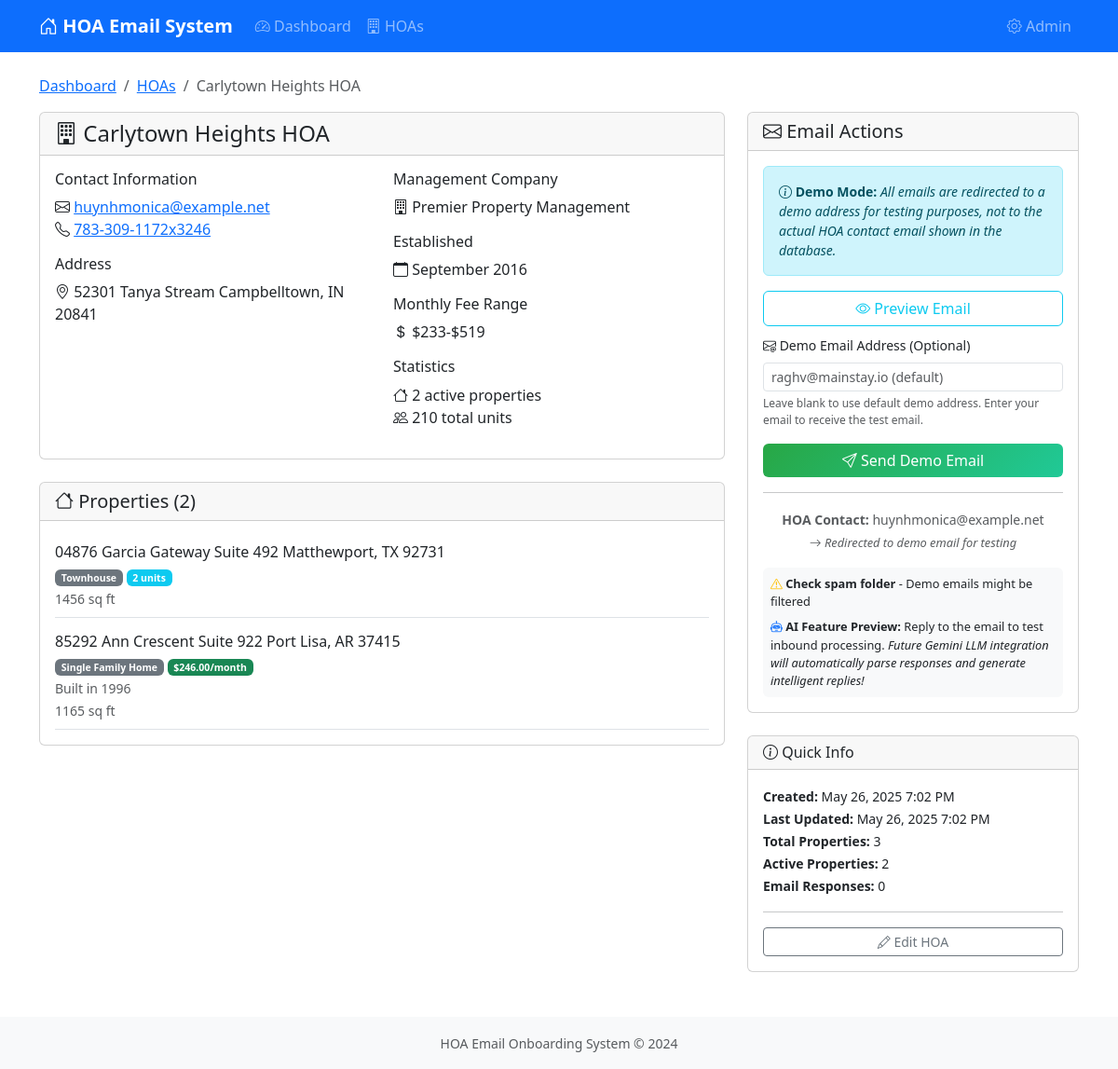
Page /hoas/11/ on the earlier database version.
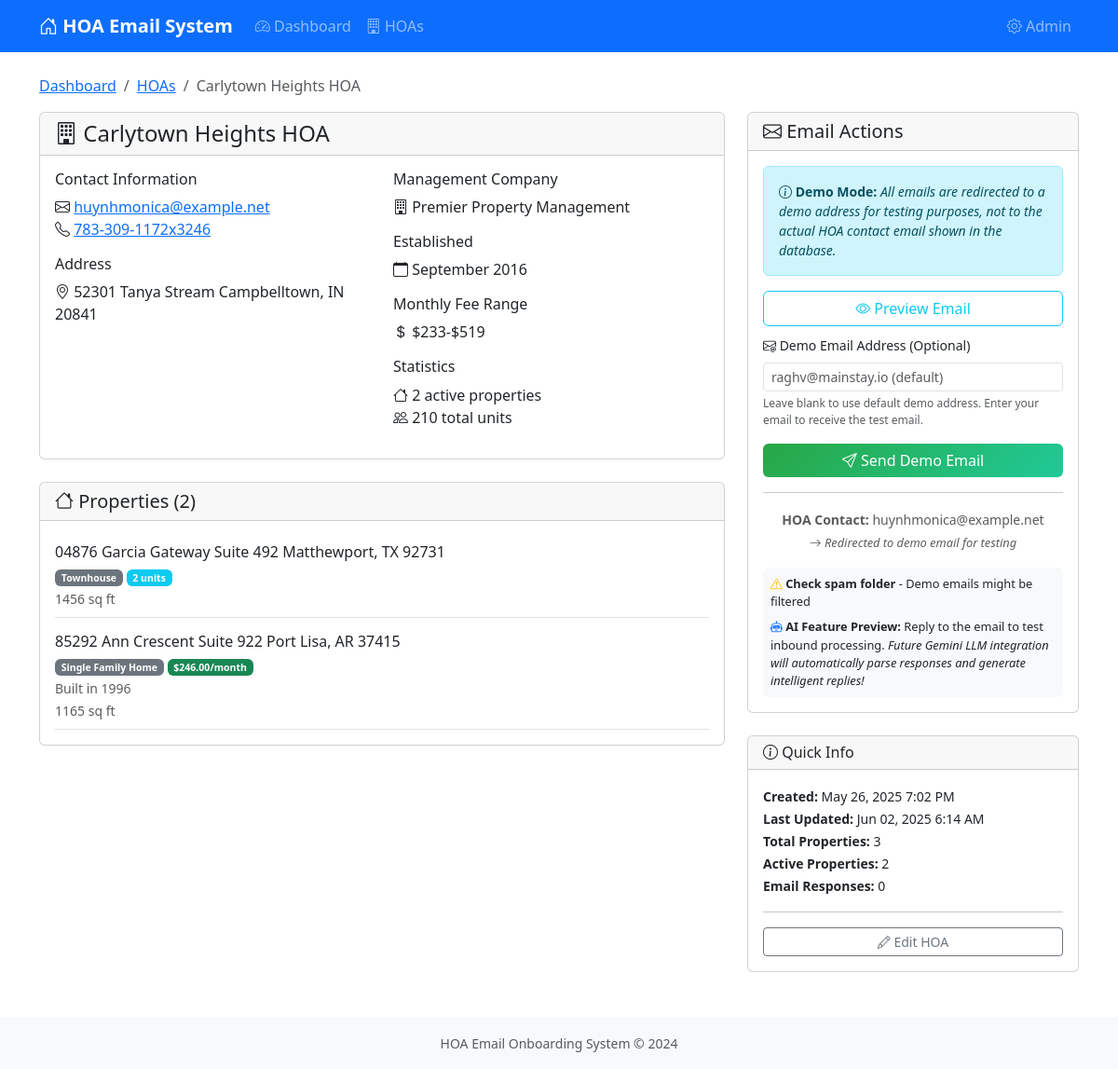
Same page on the later database version.
### hoa_management/models.py (models this page shows, shortened)
class HOA(models.Model):
    name = models.CharField(max_length=200, help_text="Name of the HOA")
    address = models.TextField(help_text="Physical address of the HOA")
    contact_email = models.EmailField(
        validators=[EmailValidator()], help_text="Primary contact email for the HOA"
    )
    phone_regex = RegexValidator(
        regex=r"^\+?1?\d{9,15}$",
        message="Phone number must be entered in the format: '+999999999'. Up to 15 digits allowed.",
    )
    phone = models.CharField(
        validators=[phone_regex],
        max_length=17,
        blank=True,
        help_text="Contact phone number",
    )
    management_company = models.CharField(
        max_length=200,
        blank=True,
        null=True,
        help_text="Name of the management company (if any)",
    )
    website = models.URLField(blank=True, null=True, help_text="HOA website URL")
    established_date = models.DateField(
        blank=True, null=True, help_text="Date when HOA was established"
    )
    total_units = models.PositiveIntegerField(
        default=0, help_text="Total number of units managed by this HOA"
    )
    monthly_fee_range = models.CharField(
        max_length=50,
        blank=True,
        null=True,
        help_text="Monthly fee range (e.g., '$200-$400')",
    )
    demo_email_used = models.EmailField(
        blank=True,
        null=True,
        help_text="Demo email address used for this HOA's onboarding",
    )
    created_at = models.DateTimeField(auto_now_add=True)
    updated_at = models.DateTimeField(auto_now=True)
    class Meta:
        verbose_name = "HOA"
        verbose_name_plural = "HOAs"
        ordering = ["name"]

class Property(models.Model):
    PROPERTY_TYPES = [
        ("single_family", "Single Family Home"),
        ("townhouse", "Townhouse"),
        ("condo", "Condominium"),
        ("apartment", "Apartment"),
        ("commercial", "Commercial"),
        ("other", "Other"),
    ]
    hoa = models.ForeignKey(
        HOA,
        on_delete=models.CASCADE,
        related_name="properties",
        help_text="HOA that manages this property",
    )
    address = models.TextField(help_text="Property address")
    property_type = models.CharField(
        max_length=20,
        choices=PROPERTY_TYPES,
        default="single_family",
        help_text="Type of property",
    )
    unit_count = models.PositiveIntegerField(
        default=1,
        help_text="Number of units in this property (1 for single family homes)",
    )
    square_footage = models.PositiveIntegerField(
        blank=True, null=True, help_text="Total square footage"
    )
    year_built = models.PositiveIntegerField(
        blank=True, null=True, help_text="Year the property was built"
    )
    monthly_hoa_fee = models.DecimalField(
        max_digits=8,
        decimal_places=2,
        blank=True,
        null=True,
        help_text="Monthly HOA fee for this property",
    )
    is_active = models.BooleanField(
        default=True, help_text="Whether this property is actively managed"
    )
    created_at = models.DateTimeField(auto_now_add=True)
    updated_at = models.DateTimeField(auto_now=True)
    class Meta:
        verbose_name = "Property"
        verbose_name_plural = "Properties"
        ordering = ["address"]

### hoa_management/views.py (the view)
# urls.py: path("hoas/<int:hoa_id>/", views.hoa_detail, name="hoa_detail"),
def hoa_detail(request, hoa_id):
    hoa = get_object_or_404(HOA, id=hoa_id)
    properties = hoa.properties.filter(is_active=True).order_by("address")
    latest_response = hoa.email_responses.first()  # Already ordered by -created_at
    context = {
        "hoa": hoa,
        "properties": properties,
        "latest_response": latest_response,
    }
    return render(request, "hoa_management/hoa_detail.html", context)

### hoa_management/templates/hoa_management/hoa_detail.html (shortened to what this page needs)
{% extends 'hoa_management/base.html' %}
{% block content %}
<div class="row">
    <div class="col-12">
        <nav aria-label="breadcrumb">
            <ol class="breadcrumb">
                <li class="breadcrumb-item"><a href="{% url 'dashboard' %}">Dashboard</a></li>
                <li class="breadcrumb-item"><a href="{% url 'hoa_list' %}">HOAs</a></li>
                <li class="breadcrumb-item active">{{ hoa.name }}</li>
            </ol>
        </nav>
    </div>
</div>
<div class="row">
    <div class="col-lg-8">
        <div class="card mb-4">
            <div class="card-header">
                <h4 class="mb-0">
                    <i class="bi bi-building"></i> {{ hoa.name }}
                </h4>
            </div>
            <div class="card-body">
                <div class="row">
                    <div class="col-md-6">
                        <h6>Contact Information</h6>
                        <p>
                            <i class="bi bi-envelope"></i> <a href="mailto:{{ hoa.contact_email }}">{{ hoa.contact_email }}</a><br>
                            {% if hoa.phone %}
                                <i class="bi bi-telephone"></i> <a href="tel:{{ hoa.phone }}">{{ hoa.phone }}</a><br>
                            {% endif %}
                        </p>
                        <h6>Address</h6>
                        <p>
                            <i class="bi bi-geo-alt"></i> {{ hoa.address }}
                        </p>
                    </div>
                    <div class="col-md-6">
                        {% if hoa.management_company %}
                        <h6>Management Company</h6>
                        <p>
                            <i class="bi bi-building"></i> {{ hoa.management_company }}
                        </p>
                        {% endif %}
                        {% if hoa.established_date %}
                        <h6>Established</h6>
                        <p>
                            <i class="bi bi-calendar"></i> {{ hoa.established_date|date:"F Y" }}
                        </p>
                        {% endif %}
                        {% if hoa.monthly_fee_range %}
                        <h6>Monthly Fee Range</h6>
                        <p>
                            <i class="bi bi-currency-dollar"></i> {{ hoa.monthly_fee_range }}
                        </p>
                        {% endif %}
                        <h6>Statistics</h6>
                        <p>
                            <i class="bi bi-house"></i> {{ properties.count }} active properties<br>
                            <i class="bi bi-people"></i> {{ hoa.total_units }} total units
                        </p>
                    </div>
                </div>
            </div>
        </div>
        <div class="card">
            <div class="card-header">
                <h5 class="mb-0">
                    <i class="bi bi-house"></i> Properties ({{ properties.count }})
                </h5>
            </div>
            <div class="card-body">
                {% if properties %}
                <div class="property-list">
                    {% for property in properties %}
                    <div class="border-bottom py-2 {% if not forloop.last %}mb-2{% endif %}">
                        <div class="d-flex justify-content-between align-items-start">
                            <div>
                                <h6 class="mb-1">{{ property.address }}</h6>
                                <small class="text-muted">
                                    <span class="badge bg-secondary">{{ property.get_property_type_display }}</span>
                                    {% if property.unit_count > 1 %}
                                        <span class="badge bg-info">{{ property.unit_count }} units</span>
                                    {% endif %}
                                    {% if property.monthly_hoa_fee %}
                                        <span class="badge bg-success">${{ property.monthly_hoa_fee }}/month</span>
                                    {% endif %}
                                </small>
                                {% if property.year_built %}
                                <br><small class="text-muted">Built in {{ property.year_built }}</small>
                                {% endif %}
                                {% if property.square_footage %}
                                <br><small class="text-muted">{{ property.square_footage|floatformat:0 }} sq ft</small>
                                {% endif %}
                            </div>
                        </div>
                    </div>
                    {% endfor %}
                </div>
                {% else %}
                <div class="text-center py-4">
                    <i class="bi bi-house display-4 text-muted"></i>
                    <p class="text-muted mt-2">No active properties found for this HOA.</p>
                </div>
                {% endif %}
            </div>
        </div>
    </div>
    <div class="col-lg-4">
        <div class="card mb-4">
            <div class="card-header">
                <h5 class="mb-0">
                    <i class="bi bi-envelope"></i> Email Actions
                </h5>
            </div>
            <div class="card-body">
                <div class="alert alert-info alert-sm mb-3" style="font-size: 0.875rem;">
                    <i class="bi bi-info-circle"></i> <strong>Demo Mode:</strong>
                    <em>All emails are redirected to a demo address for testing purposes, not to the actual HOA contact email shown in the database.</em>
                </div>
                <div class="d-grid gap-2">
                    <a href="{% url 'email_preview' hoa.id %}" class="btn btn-outline-info">
                        <i class="bi bi-eye"></i> Preview Email
                    </a>
                    <form method="post" action="{% url 'send_email' hoa.id %}" id="emailForm">
                        <div class="mb-3">
                            <label for="demo_email" class="form-label small">
                                <i class="bi bi-envelope-at"></i> Demo Email Address (Optional)
                            </label>
                            <input type="email" class="form-control form-control-sm" id="demo_email" name="demo_email"
                                   placeholder="raghv@mainstay.io (default)">
                            <div class="form-text" style="font-size: 0.75rem;">
                                Leave blank to use default demo address. Enter your email to receive the test email.
                            </div>
                        </div>
                        <button type="submit" class="btn btn-send-email w-100">
                            <i class="bi bi-send"></i> Send Demo Email
                        </button>
                    </form>
                </div>
                <hr>
                <div class="text-center">
                    <small class="text-muted">
                        <strong>HOA Contact:</strong> {{ hoa.contact_email }}<br>
                        <em style="font-size: 0.8rem;">
                            <i class="bi bi-arrow-right"></i> Redirected to demo email for testing
                        </em>
                    </small>
                </div>
                <div class="mt-3 p-2 bg-light rounded" style="font-size: 0.8rem;">
                    <div class="mb-2">
                        <i class="bi bi-exclamation-triangle text-warning"></i>
                        <strong>Check spam folder</strong> - Demo emails might be filtered
                    </div>
                    <div>
                        <i class="bi bi-robot text-primary"></i>
                        <strong>AI Feature Preview:</strong> Reply to the email to test inbound processing.
                        <em>Future Gemini LLM integration will automatically parse responses and generate intelligent replies!</em>
                    </div>
                </div>
            </div>
        </div>
        <div class="card">
            <div class="card-header">
                <h6 class="mb-0">
                    <i class="bi bi-info-circle"></i> Quick Info
                </h6>
            </div>
            <div class="card-body">
                <small>
                    <strong>Created:</strong> {{ hoa.created_at|date:"M d, Y g:i A" }}<br>
                    <strong>Last Updated:</strong> {{ hoa.updated_at|date:"M d, Y g:i A" }}<br>
                    <strong>Total Properties:</strong> {{ hoa.properties.count }}<br>
                    <strong>Active Properties:</strong> {{ properties.count }}<br>
                    <strong>Email Responses:</strong> {{ hoa.email_responses.count }}
                </small>
                <hr>
                <div class="d-grid">
                    <a href="/admin/hoa_management/hoa/{{ hoa.id }}/change/" class="btn btn-outline-secondary btn-sm">
                        <i class="bi bi-pencil"></i> Edit HOA
                    </a>
                </div>
            </div>
        </div>
    </div>
</div>
{% endblock %}

### hoa_management/templates/hoa_management/base.html (shortened to what this page needs)
<!DOCTYPE html>
<html lang="en">
<head>
    <link href="https://cdn.jsdelivr.net/npm/bootstrap@5.3.0/dist/css/bootstrap.min.css" rel="stylesheet">
    <link href="https://cdn.jsdelivr.net/npm/bootstrap-icons@1.10.0/font/bootstrap-icons.css" rel="stylesheet">
</head>
<body>
    <nav class="navbar navbar-expand-lg navbar-dark bg-primary">
        <div class="container">
            <a class="navbar-brand" href="{% url 'dashboard' %}">
                <i class="bi bi-house-door"></i> HOA Email System
            </a>
            <div class="collapse navbar-collapse" id="navbarNav">
                <ul class="navbar-nav me-auto">
                    <li class="nav-item">
                        <a class="nav-link" href="{% url 'dashboard' %}">
                            <i class="bi bi-speedometer2"></i> Dashboard
                        </a>
                    </li>
                    <li class="nav-item">
                        <a class="nav-link" href="{% url 'hoa_list' %}">
                            <i class="bi bi-building"></i> HOAs
                        </a>
                    </li>
                </ul>
                <ul class="navbar-nav">
                    <li class="nav-item">
                        <a class="nav-link" href="/admin/">
                            <i class="bi bi-gear"></i> Admin
                        </a>
                    </li>
                </ul>
            </div>
        </div>
    </nav>
    <main class="container my-4">
        {% block content %}{% endblock %}
    </main>
    <footer class="bg-light text-center py-3 mt-5">
        <div class="container">
            <small class="text-muted">
                HOA Email Onboarding System &copy; 2024
            </small>
        </div>
    </footer>
</body>
</html>

### hoa_management/templates/hoa_management/base.html (style rules this page uses)
.navbar-brand { font-weight: bold; }
.property-list { max-height: 300px; overflow-y: auto; }
.btn-send-email { background: linear-gradient(135deg, #28a745 0%, #20c997 100%); border: none; color: white; }

Differences in the rows shown:
changed HOA "Carlytown Heights HOA": updated_at "May 26, 2025 7:02 PM" → "Jun 02, 2025 6:14 AM"
